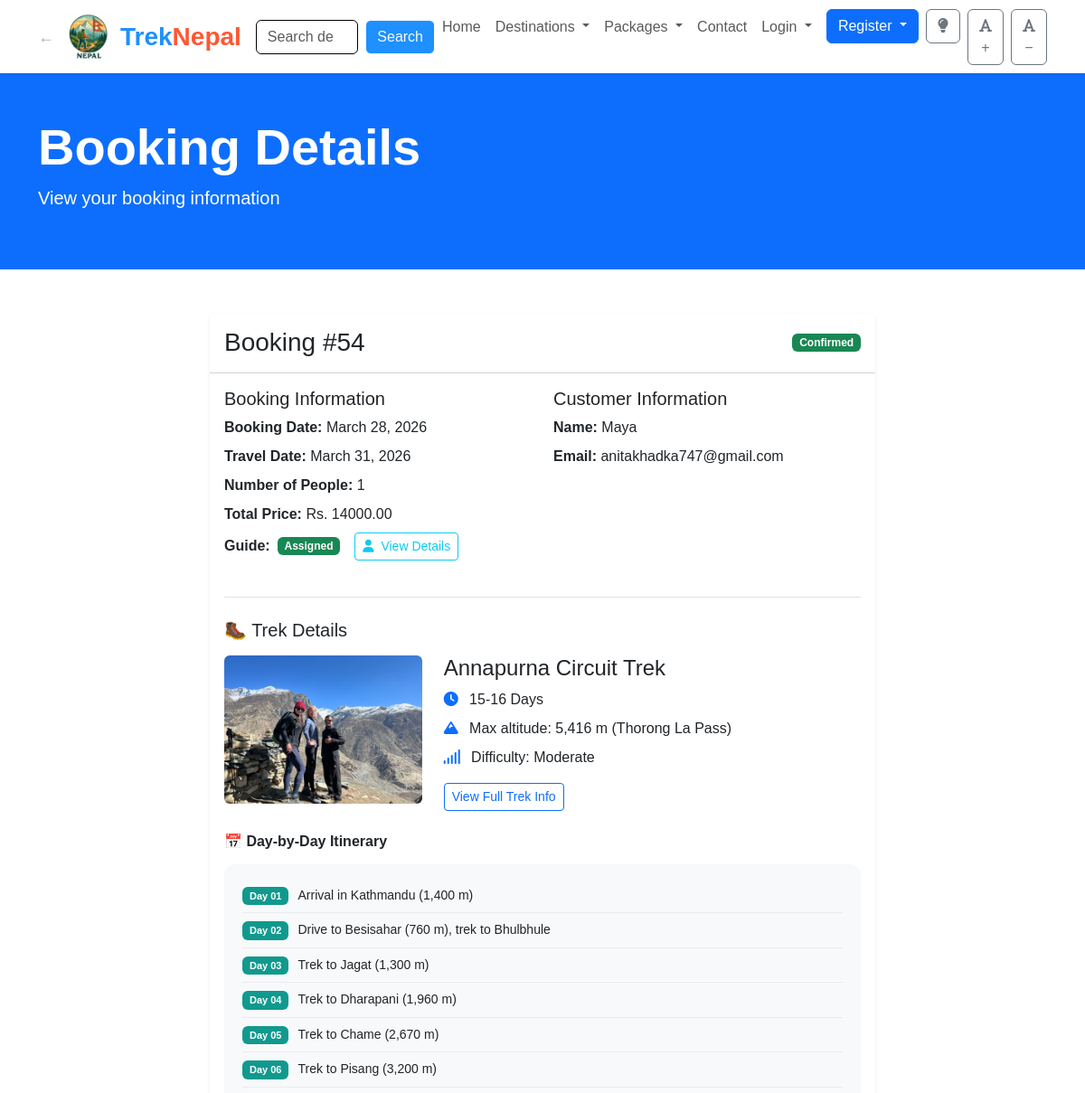
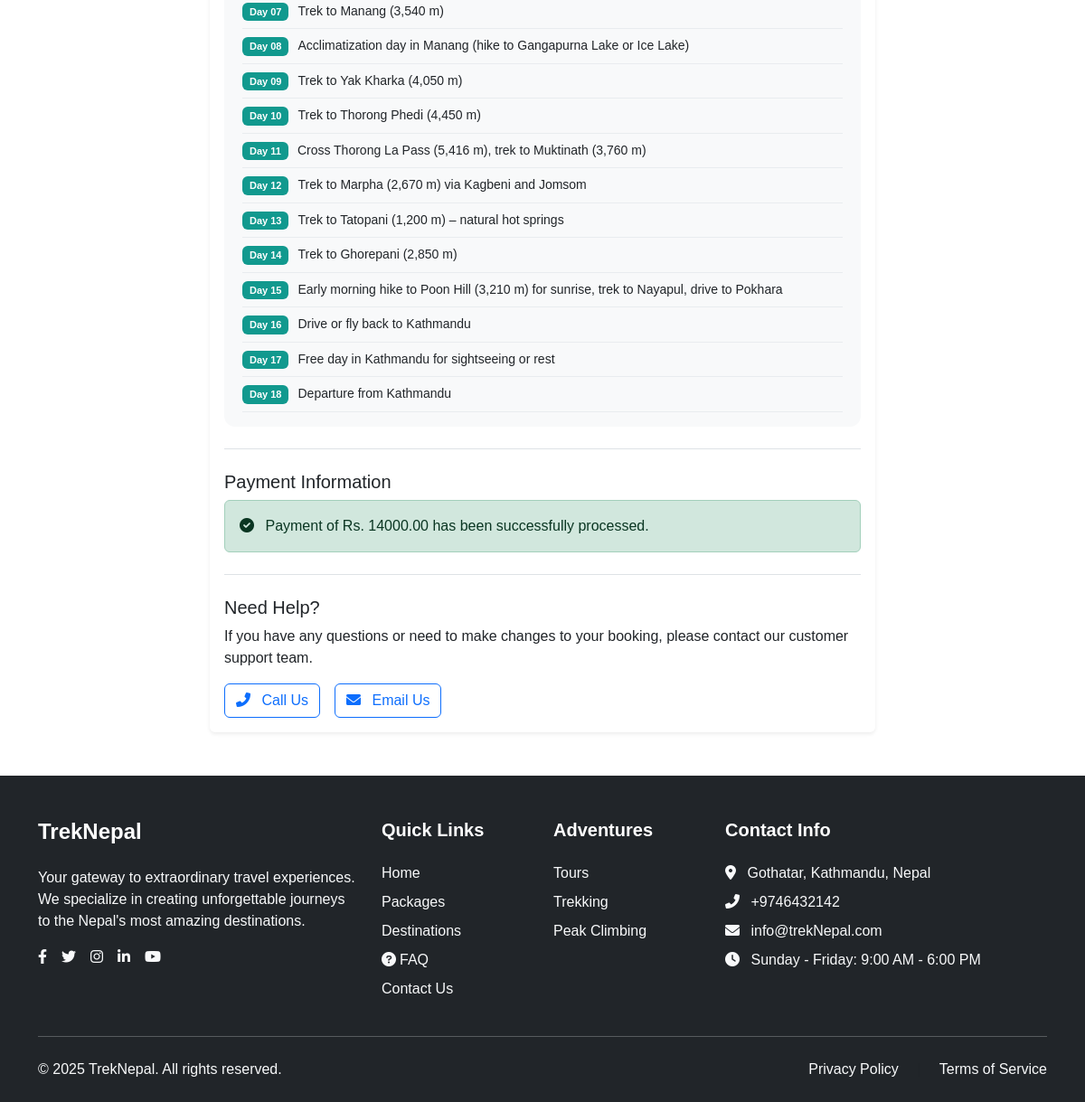
/booking/54/, run on the app's committed database (2 pictures, top to bottom).
### app/models.py (models this page shows, shortened)
class Booking(models.Model):
    user = models.ForeignKey(User, on_delete=models.CASCADE)
    travel_package = models.ForeignKey(
        TravelPackage, on_delete=models.CASCADE, null=True, blank=True
    )
    num_people = models.PositiveIntegerField(default=1)
    total_price = models.DecimalField(max_digits=10, decimal_places=2)
    travel_date = models.DateField()
    booking_date = models.DateTimeField(auto_now_add=True)
    status = models.CharField(
        max_length=20,
        choices=[
            ("PENDING", "Pending"),
            ("PAID", "Paid"),
            ("FAILED", "Failed"),
        ],
        default="PENDING"
    )
    khalti_pidx = models.CharField(max_length=100, blank=True, null=True)
    guide = models.ForeignKey('Guide', on_delete=models.SET_NULL, null=True, blank=True)
    guide_rating = models.PositiveSmallIntegerField(null=True, blank=True)
    trekking = models.ForeignKey('Trekking', on_delete=models.SET_NULL, null=True, blank=True, related_name='bookings')
    trek_date = models.DateField(null=True, blank=True)

class Trekking(models.Model):
    title = models.CharField(max_length=255)
    slug = models.SlugField(unique=True)
    country = models.CharField(max_length=100)
    duration = models.CharField(max_length=100)
    difficulty = models.CharField(max_length=50)
    max_altitude = models.CharField(max_length=100, blank=True, null=True)
    price = models.DecimalField(max_digits=10, decimal_places=2)
    description = models.TextField()
    itinerary = models.TextField(blank=True, null=True)
    image = models.ImageField(upload_to='trekking/')
    is_active = models.BooleanField(default=True)
    created_at = models.DateTimeField(auto_now_add=True)

### app/views.py (the view)
# urls.py: path('booking/<int:id>/', views.booking_detail, name='booking_detail'),
def booking_detail(request, id):
    booking = get_object_or_404(Booking, id=id)
    if hasattr(request.user, 'guide'):
        return render(request, 'guide_booking_detail.html', {'booking': booking})
    else:
        return render(request, 'booking_detail.html', {'booking': booking})

### app/context_processors.py (called while the page is built, shortened)
def countries_context(request):
    return {
        'countries': Country.objects.all()
    }

def unread_messages_context(request):
    return {'unread_message_count': 0}

### app/models.py (called while the page is built)
    def get_absolute_url(self):
        return reverse('explore_country_detail', args=[str(self.id)])

### app/templates/booking_detail.html (shortened to what this page needs)
{% extends 'base.html' %}
{% block content %}
<div class="bg-primary text-white py-5">
    <div class="container">
        <h1 class="display-4 fw-bold" data-aos="fade-up">Booking Details</h1>
        <p class="lead" data-aos="fade-up" data-aos-delay="100">View your booking information</p>
    </div>
</div>
<section class="py-5">
    <div class="container">
        <div class="row">
            <div class="col-lg-8 mx-auto" data-aos="fade-up">
                <div class="card shadow-sm">
                    <div class="card-header bg-white py-3">
                        <div class="d-flex justify-content-between align-items-center">
                            <h3 class="mb-0">Booking #{{ booking.id }}</h3>
                            <span class="badge bg-success">Confirmed</span>
                        </div>
                    </div>
                    <div class="card-body">
                        <div class="row mb-4">
                            <div class="col-md-6">
                                <h5>Booking Information</h5>
                                <ul class="list-unstyled">
                                    <li class="mb-2"><strong>Booking Date:</strong> {{ booking.booking_date|date:"F d, Y" }}</li>
                                    <li class="mb-2"><strong>Travel Date:</strong> {{ booking.travel_date|date:"F d, Y" }}</li>
                                    <li class="mb-2"><strong>Number of People:</strong> {{ booking.num_people }}</li>
                                    <li class="mb-2"><strong>Total Price:</strong> Rs. {{ booking.total_price }}</li>
                                      <li class="mb-2 d-flex align-items-center gap-2">
    <strong>Guide:</strong>
    {% if booking.guide %}
        <span class="badge bg-success">Assigned</span>
        <button class="btn btn-sm btn-outline-info ms-2"
                type="button"
                data-bs-toggle="collapse"
                data-bs-target="#guideDetails">
            <i class="fas fa-user me-1"></i> View Details
        </button>
    {% else %}
        <span class="badge bg-danger">Unassigned</span>
    {% endif %}
</li>
</ul>
                            </div>
                            <div class="col-md-6">
                                <h5>Customer Information</h5>
                                <ul class="list-unstyled">
                                    <li class="mb-2"><strong>Name:</strong> {{ booking.user.get_full_name|default:booking.user.username }}</li>
                                    <li class="mb-2"><strong>Email:</strong> {{ booking.user.email }}</li>
                                </ul>
                            </div>
                        </div>
                        {% if booking.trekking %}
                        <div class="border-top pt-4 mt-4">
                            <h5>🥾 Trek Details</h5>
                            <div class="row mt-3">
                                <div class="col-md-4">
                                    {% if booking.trekking.image %}
                                    <img src="{{ booking.trekking.image.url }}" alt="{{ booking.trekking.title }}" class="img-fluid rounded">
                                    {% endif %}
                                </div>
                                <div class="col-md-8">
                                    <h4>{{ booking.trekking.title }}</h4>
                                    <ul class="list-unstyled">
                                        <li class="mb-2"><i class="fas fa-clock me-2 text-primary"></i> {{ booking.trekking.duration }}</li>
                                        <li class="mb-2"><i class="fas fa-mountain me-2 text-primary"></i> Max altitude: {{ booking.trekking.max_altitude }}</li>
                                        <li class="mb-2"><i class="fas fa-signal me-2 text-primary"></i> Difficulty: {{ booking.trekking.difficulty }}</li>
                                    </ul>
                                    <a href="{% url 'trekking_detail' booking.trekking.slug %}" class="btn btn-outline-primary btn-sm">View Full Trek Info</a>
                                </div>
                            </div>
                            {% if booking.trekking.itinerary %}
                            <div class="mt-4">
                                <h6 class="fw-bold mb-3">📅 Day-by-Day Itinerary</h6>
                                <div style="background:#f8f9fa;border-radius:12px;padding:16px 20px;">
                                    {% for line in booking.trekking.itinerary.splitlines %}
                                    {% if line.strip %}
                                    <div style="padding:8px 0;border-bottom:1px solid #e9ecef;font-size:14px;display:flex;gap:10px;align-items:flex-start;">
                                        {% if line|slice:":3" == "Day" %}
                                        <span style="background:#11998e;color:#fff;border-radius:6px;padding:2px 8px;font-size:11px;font-weight:700;flex-shrink:0;margin-top:1px;">
                                            {{ line|slice:":6" }}
                                        </span>
                                        <span>{{ line|slice:"7:" }}</span>
                                        {% else %}
                                        <span style="color:#555;">{{ line }}</span>
                                        {% endif %}
                                    </div>
                                    {% endif %}
                                    {% endfor %}
                                </div>
                            </div>
                            {% endif %}
                        </div>
                        {% endif %}
                        <div class="border-top pt-4 mt-4">
                            <h5>Payment Information</h5>
                            <div class="alert alert-success">
                                <p class="mb-0"><i class="fas fa-check-circle me-2"></i> Payment of Rs. {{ booking.total_price }} has been successfully processed.</p>
                            </div>
                        </div>
                        <div class="border-top pt-4 mt-4">
                            <h5>Need Help?</h5>
                            <p>If you have any questions or need to make changes to your booking, please contact our customer support team.</p>
                            <div class="d-flex gap-3">
                                <a href="tel:+9779746432142" class="btn btn-outline-primary"><i class="fas fa-phone-alt me-2"></i> Call Us</a>
                                <a href="mailto:prakritikhadka027@gmail.com" class="btn btn-outline-primary"><i class="fas fa-envelope me-2"></i> Email Us</a>
                            </div>
                        </div>
                    </div>
                </div>
            </div>
        </div>
    </div>
</section>
{% endblock %}

### app/static/css/style.css (style rules this page uses)
body { font-family: 'Poppins', sans-serif; color: #333; }
.card { transition: transform 0.3s ease, box-shadow 0.3s ease; border: none; overflow: hidden; }

### data on the page
Booking: id "54", booking_date "March 28, 2026", travel_date "March 31, 2026", num_people "1", total_price "14000.00", user.get_full_name "Maya", user.email "anitakhadka747@gmail.com", trekking.image (picture), trekking "Annapurna Circuit Trek", trekking.duration "15-16 Days", trekking.max_altitude "5,416 m (Thorong La Pass)", trekking.difficulty "Moderate"

### other printed values
{{ line|slice:":6" }} "Day 01" "Day 02" "Day 03" "Day 04" "Day 05" "Day 06" "Day 07" "Day 08" "Day 09" "Day 10" "Day 11" "Day 12" "Day 13" "Day 14" "Day 15" "Day 16" "Day 17" "Day 18"
{{ line|slice:"7:" }} "Arrival in Kathmandu (1,400 m)" "Drive to Besisahar (760 m), trek to Bhulbhule" "Trek to Jagat (1,300 m)" "Trek to Dharapani (1,960 m)" "Trek to Chame (2,670 m)" "Trek to Pisang (3,200 m)" "Trek to Manang (3,540 m)" "Acclimatization day in Manang (hike to Gangapurna Lake or Ice Lake)" "Trek to Yak Kharka (4,050 m)" "Trek to Thorong Phedi (4,450 m)" "Cross Thorong La Pass (5,416 m), trek to Muktinath (3,760 m)" "Trek to Marpha (2,670 m) via Kagbeni and Jomsom" "Trek to Tatopani (1,200 m) – natural hot springs" "Trek to Ghorepani (2,850 m)" "Early morning hike to Poon Hill (3,210 m) for sunrise, trek to Nayapul, drive to Pokhara" "Drive or fly back to Kathmandu" "Free day in Kathmandu for sightseeing or rest" "Departure from Kathmandu"
